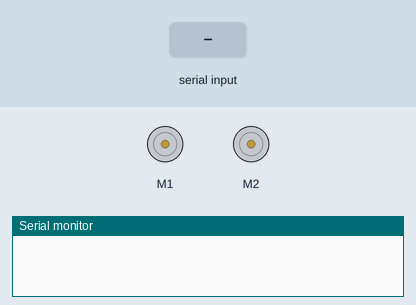
Simulated run of this sketch. Board: Arduino Uno, built with avr-gcc and run on an emulated ATmega328P. Shown: 2 × DC motor (green arrow = forward, orange = backward, longer = faster), the last lines printed to the serial monitor. Inputs (shaded band) come from the test bench.

Above: at 1.2 s.
1.3 s: "f" received over the second serial link
At 2.1 s:
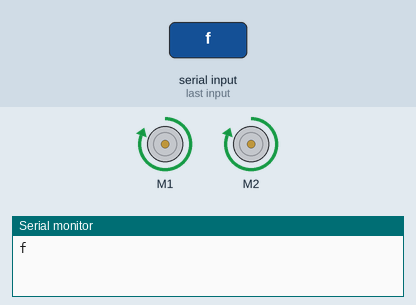
2.8 s: "b" received over the second serial link
At 3.3 s:
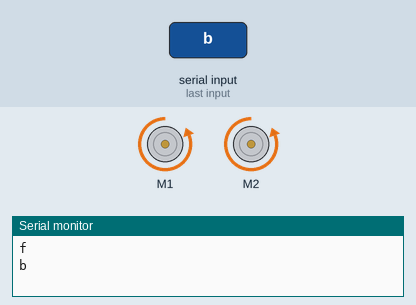
4.3 s: "s" received over the second serial link
At 5.5 s:
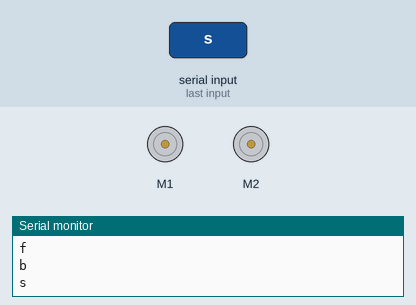
5.8 s: "l" received over the second serial link
At 6.8 s:
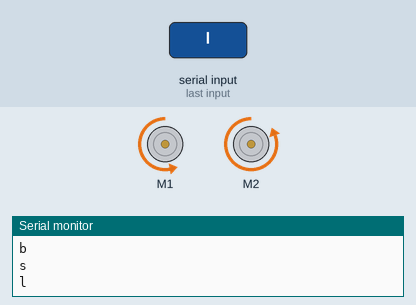
7.3 s: "r" received over the second serial link
At 7.9 s:
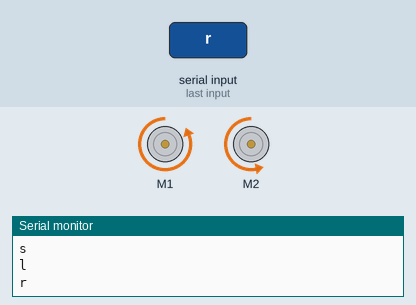
Timing chart, 0 to 9.8 s (numbered marks = the images above; inputs shaded):
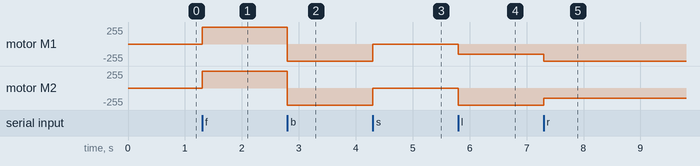

Measured:
- after the input at 1.3 s, motor M1, motor M2: stopped → forward 255/255 at once
- after the input at 2.8 s, motor M1, motor M2: forward 255/255 → backward 255/255 at once
- after the input at 4.3 s, motor M1, motor M2: backward 255/255 → stopped at once
- after the input at 5.8 s, motor M1: stopped → backward 150/255 at once; motor M2: stopped → backward 255/255 at once
- after the input at 7.3 s, motor M1: backward 150/255 → backward 255/255 at once; motor M2: backward 255/255 → backward 150/255 at once

The sketch:

bluetooth_robot.ino
```cpp
#include <AFMotor.h>
#include <SoftwareSerial.h>

SoftwareSerial bluetoothSerial(A5, A4); // RX, TX

//initial motors pin
AF_DCMotor motor1(1, MOTOR12_1KHZ);
AF_DCMotor motor2(2, MOTOR12_1KHZ);

char command;

void setup()
{
  bluetoothSerial.begin(9600);  //Set the baud rate to your Bluetooth module.
  Serial.begin(9600);
}

void loop() {
  if (bluetoothSerial.available() > 0) {
    command = bluetoothSerial.read();

    Stop(); //initialize with motors stoped
    Serial.println(command);
    switch (command) {
      case 'f':
        forward();

        break;
      case 'b':
        back();
        break;
      case 's':
        Stop();
        break;
      case 'l':
        left();
        break;
      case 'r':
        right();
        break;
    }
  }
}

void back()
{
  motor1.setSpeed(255); //Define maximum velocity
  motor1.run(BACKWARD);  //rotate the motor clockwise
  motor2.setSpeed(255); //Define maximum velocity
  motor2.run(BACKWARD);  //rotate the motor clockwise
}

void forward()
{
  motor1.setSpeed(255); //Define maximum velocity
  motor1.run(FORWARD); //rotate the motor anti-clockwise
  motor2.setSpeed(255); //Define maximum velocity
  motor2.run(FORWARD); //rotate the motor anti-clockwise
}

void left()
{
  motor1.setSpeed(150); //Define maximum velocity
  motor1.run(BACKWARD); //rotate the motor anti-clockwise
  motor2.setSpeed(255); //Define maximum velocity
  motor2.run(BACKWARD); //rotate the motor anti-clockwise
}

void right()
{
  motor1.setSpeed(255); //Define maximum velocity
  motor1.run(BACKWARD);  //rotate the motor clockwise
  motor2.setSpeed(150); //Define maximum velocity
  motor2.run(BACKWARD);  //rotate the motor clockwiseclockwise
}

void Stop()
{
  motor1.setSpeed(0);  //Define minimum velocity
  motor1.run(RELEASE); //stop the motor when release the button
  motor2.setSpeed(0);  //Define minimum velocity
  motor2.run(RELEASE); //rotate the motor clockwise
}
```
